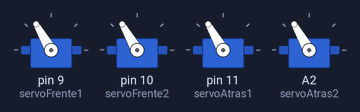
The sketch below on a simulated Arduino Uno, built with avr-gcc and run on an emulated ATmega328P. Parts: 4 × servo.

Above: at 0.1 s.
At 2.1 s:
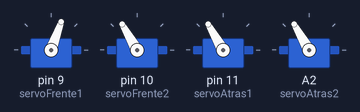
At 5.1 s:
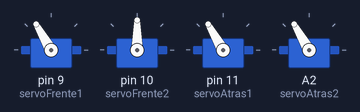
At 10.1 s:
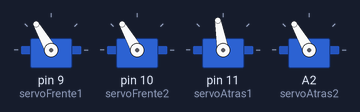
At 21.1 s:
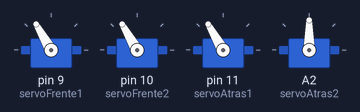
Timing chart, 0 to 22.6 s (numbered marks = the images above):
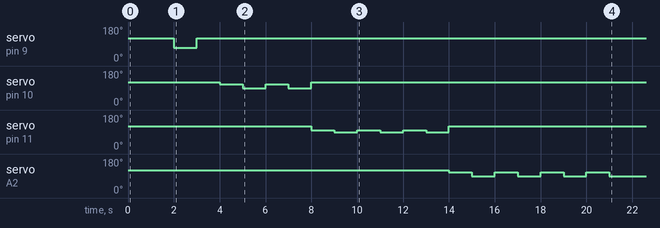

The sketch:

cuatro_piernas_probar_test.ino
```cpp
// Enviar mandos a los dos servos para centrarse

#include <Servo.h>                            // Incluye archivo para controlar servos

// Declarar variables para representar los dos servos
Servo servoFrente1;
Servo servoFrente2;
Servo servoAtras1;
Servo servoAtras2;

// Esta función corre solo una vez, cuando empiece el Arduino
void setup()
{
  pinMode(A2, OUTPUT);
  servoFrente1.attach(9);                      // Adjuntar servo frente a clavija 9
  servoFrente2.attach(10);
  servoAtras1.attach(11);                      // Adjuntar servo atrás a clavija 11
  servoAtras2.attach(A2);
  estarEnPie();
  delay(2000);
  probarServos();
}

void probarServos()
{
  // Foot 1
  servoFrente1.write(70);
  delay(1000);
  estarEnPie();
  delay(1000);
  // Foot 2
  for (int i = 0; i < 2; i++)
  {
    servoFrente2.write(110);
    delay(1000);
    servoFrente2.write(90);
    delay(1000);
  }
  estarEnPie();
   // Foot 3
  for (int i = 0; i < 3; i++)
  {
    servoAtras1.write(100);
    delay(1000);
    servoAtras1.write(90);
    delay(1000);
  }
  estarEnPie();
   // Foot 4
  for (int i = 0; i < 4; i++)
  {
    servoAtras2.write(110);
    delay(1000);
    servoAtras2.write(90);
    delay(1000);
  }
}

// Esta función corre repetidamente
void loop()
{
}

void estarEnPie()
{
  servoFrente1.write(120);
  servoFrente2.write(120);
  servoAtras1.write(120);
  servoAtras2.write(120);
}
```
